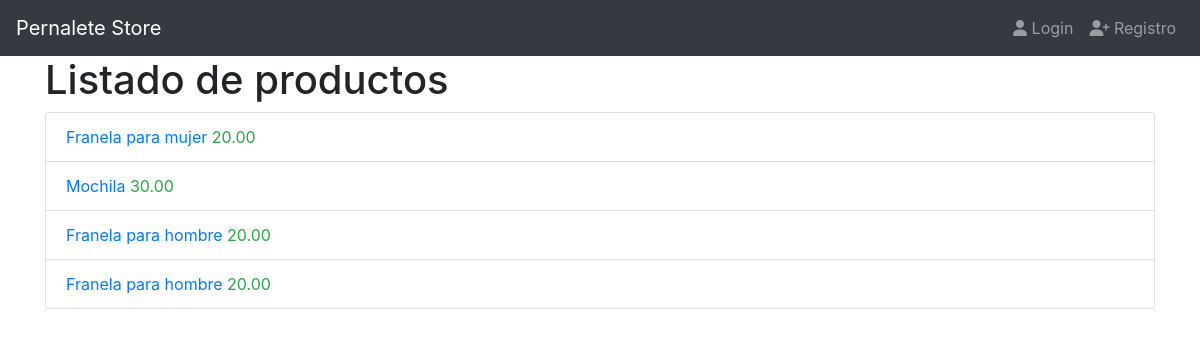
The app's page /, older data.
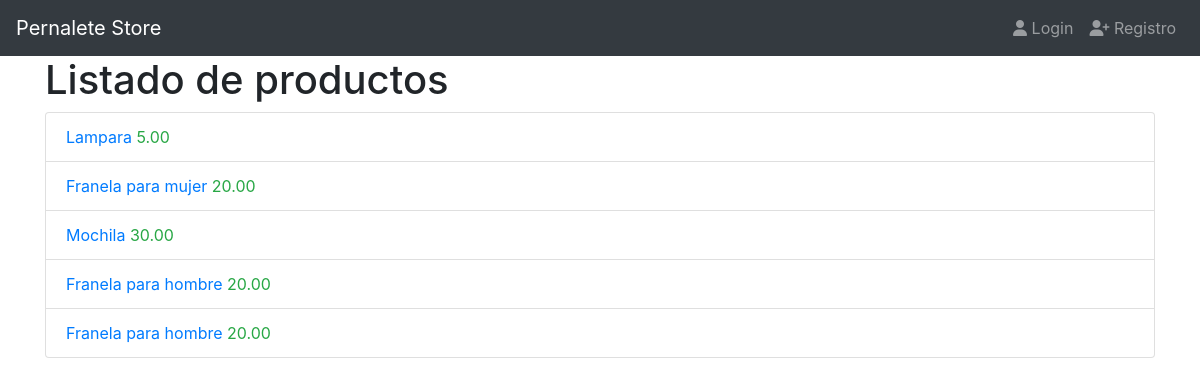
The same page, newer data.
### products/models.py (models this page shows, shortened)
class Product(models.Model):
   title = models.CharField(max_length=50)
   description = models.TextField()
   price = models.DecimalField(max_digits=8, decimal_places=2, default =0.0)
   slug = models.SlugField(null=False,blank=False,unique=True )
   created_at = models.DateTimeField(auto_now_add=True)
   """def save(self, *args, **kwargs):
      self.slug = slugify(self.title)
      super(Product, self).save(*args, **kwargs)"""

### products/views.py (the view)
# urls.py: path('', ProductListView.as_view(), name = 'index'),
class ProductListView(ListView):
    template_name = 'index.html'
    queryset = Product.objects.all().order_by('-id')
    def get_context_data(self, **kwargs):
        context = super().get_context_data(**kwargs)
        context['message'] = 'Listado de productos '
        return context

### templates/index.html
{% extends 'base.html' %}
{% block content %}
<div class="col">
    <h1>{{ message }}</h1>
    <ul class="list-group">
        {% for product in object_list %}
            <li class="list-group-item">
                <a href="productos/{{ product.slug }}">
                    {{product.title}}
                    <span class="text-success">{{ product.price }}</span>
                </a>
            </li>
        {% endfor %}
    </ul>
</div>
{% endblock content %}

Row changes from the older to the newer data that the page shows:
added Product: title "Lampara", price "5.00"
